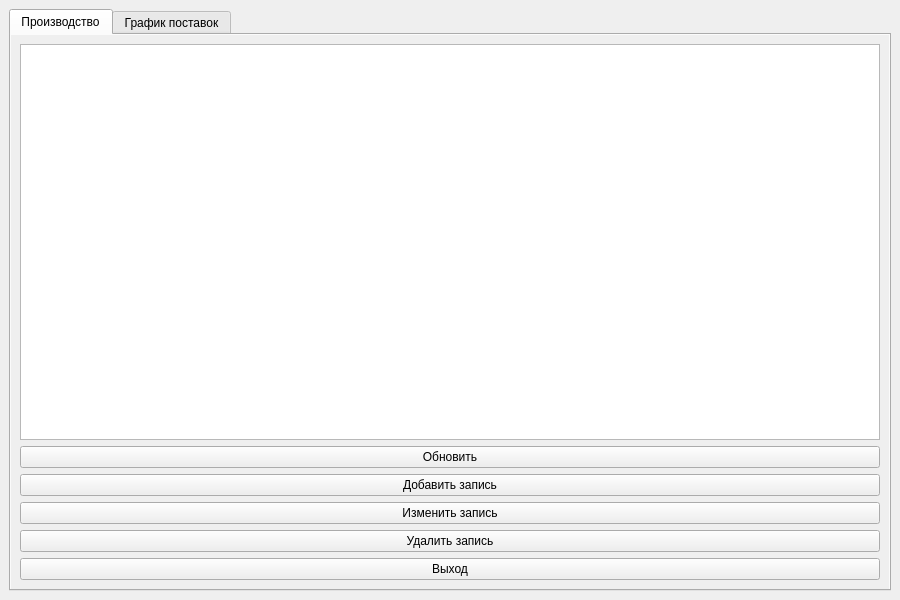
<?xml version="1.0" encoding="UTF-8"?>
<ui version="4.0">
 <class>MainWindow</class>
 <widget class="QMainWindow" name="MainWindow">
  <property name="enabled">
   <bool>true</bool>
  </property>
  <property name="geometry">
   <rect>
    <x>0</x>
    <y>0</y>
    <width>900</width>
    <height>600</height>
   </rect>
  </property>
  <property name="sizePolicy">
   <sizepolicy hsizetype="Expanding" vsizetype="Expanding">
    <horstretch>0</horstretch>
    <verstretch>0</verstretch>
   </sizepolicy>
  </property>
  <property name="baseSize">
   <size>
    <width>800</width>
    <height>600</height>
   </size>
  </property>
  <property name="windowTitle">
   <string>Промышленное производство</string>
  </property>
  <property name="animated">
   <bool>true</bool>
  </property>
  <widget class="QWidget" name="centralwidget">
   <layout class="QVBoxLayout" name="verticalLayout">
    <property name="sizeConstraint">
     <enum>QLayout::SetDefaultConstraint</enum>
    </property>
    <item>
     <widget class="QTabWidget" name="tabWidget">
      <property name="sizePolicy">
       <sizepolicy hsizetype="Expanding" vsizetype="Expanding">
        <horstretch>0</horstretch>
        <verstretch>0</verstretch>
       </sizepolicy>
      </property>
      <property name="currentIndex">
       <number>0</number>
      </property>
      <widget class="QWidget" name="tab">
       <property name="autoFillBackground">
        <bool>true</bool>
       </property>
       <attribute name="title">
        <string>Производство</string>
       </attribute>
       <layout class="QVBoxLayout" name="verticalLayout_2">
        <property name="sizeConstraint">
         <enum>QLayout::SetMaximumSize</enum>
        </property>
        <item>
         <widget class="QTableWidget" name="tableWidget_1">
          <property name="sizePolicy">
           <sizepolicy hsizetype="Expanding" vsizetype="Expanding">
            <horstretch>0</horstretch>
            <verstretch>0</verstretch>
           </sizepolicy>
          </property>
          <property name="tabletTracking">
           <bool>false</bool>
          </property>
          <property name="contextMenuPolicy">
           <enum>Qt::NoContextMenu</enum>
          </property>
          <property name="lineWidth">
           <number>1</number>
          </property>
          <property name="sizeAdjustPolicy">
           <enum>QAbstractScrollArea::AdjustToContents</enum>
          </property>
          <property name="editTriggers">
           <set>QAbstractItemView::NoEditTriggers</set>
          </property>
          <property name="dragEnabled">
           <bool>false</bool>
          </property>
          <property name="columnCount">
           <number>6</number>
          </property>
          <attribute name="horizontalHeaderVisible">
           <bool>false</bool>
          </attribute>
          <attribute name="horizontalHeaderCascadingSectionResizes">
           <bool>true</bool>
          </attribute>
          <attribute name="horizontalHeaderMinimumSectionSize">
           <number>40</number>
          </attribute>
          <attribute name="horizontalHeaderDefaultSectionSize">
           <number>128</number>
          </attribute>
          <attribute name="horizontalHeaderHighlightSections">
           <bool>true</bool>
          </attribute>
          <attribute name="horizontalHeaderStretchLastSection">
           <bool>false</bool>
          </attribute>
          <attribute name="verticalHeaderVisible">
           <bool>false</bool>
          </attribute>
          <attribute name="verticalHeaderCascadingSectionResizes">
           <bool>true</bool>
          </attribute>
          <attribute name="verticalHeaderHighlightSections">
           <bool>true</bool>
          </attribute>
          <attribute name="verticalHeaderShowSortIndicator" stdset="0">
           <bool>false</bool>
          </attribute>
          <column/>
          <column/>
          <column/>
          <column/>
          <column/>
          <column/>
         </widget>
        </item>
        <item>
         <widget class="QPushButton" name="Refresh">
          <property name="text">
           <string>Обновить</string>
          </property>
         </widget>
        </item>
        <item>
         <widget class="QPushButton" name="AddLine">
          <property name="text">
           <string>Добавить запись</string>
          </property>
         </widget>
        </item>
        <item>
         <widget class="QPushButton" name="ChangeLine">
          <property name="text">
           <string>Изменить запись</string>
          </property>
         </widget>
        </item>
        <item>
         <widget class="QPushButton" name="RemoveLine">
          <property name="text">
           <string>Удалить запись</string>
          </property>
         </widget>
        </item>
        <item>
         <widget class="QPushButton" name="Exit">
          <property name="text">
           <string>Выход</string>
          </property>
         </widget>
        </item>
       </layout>
      </widget>
      <widget class="QWidget" name="tab_2">
       <property name="sizePolicy">
        <sizepolicy hsizetype="Expanding" vsizetype="Expanding">
         <horstretch>0</horstretch>
         <verstretch>0</verstretch>
        </sizepolicy>
       </property>
       <property name="autoFillBackground">
        <bool>true</bool>
       </property>
       <attribute name="title">
        <string>График поставок</string>
       </attribute>
       <layout class="QHBoxLayout" name="horizontalLayout">
        <property name="sizeConstraint">
         <enum>QLayout::SetNoConstraint</enum>
        </property>
        <item>
         <widget class="QCalendarWidget" name="Calendar">
          <property name="sizePolicy">
           <sizepolicy hsizetype="Preferred" vsizetype="Preferred">
            <horstretch>0</horstretch>
            <verstretch>0</verstretch>
           </sizepolicy>
          </property>
          <property name="minimumSize">
           <size>
            <width>400</width>
            <height>0</height>
           </size>
          </property>
          <property name="gridVisible">
           <bool>true</bool>
          </property>
          <property name="verticalHeaderFormat">
           <enum>QCalendarWidget::NoVerticalHeader</enum>
          </property>
          <property name="navigationBarVisible">
           <bool>true</bool>
          </property>
         </widget>
        </item>
        <item>
         <widget class="QTableWidget" name="tableWidget_2">
          <property name="sizePolicy">
           <sizepolicy hsizetype="Expanding" vsizetype="Expanding">
            <horstretch>0</horstretch>
            <verstretch>0</verstretch>
           </sizepolicy>
          </property>
          <property name="tabletTracking">
           <bool>false</bool>
          </property>
          <property name="contextMenuPolicy">
           <enum>Qt::DefaultContextMenu</enum>
          </property>
          <property name="lineWidth">
           <number>1</number>
          </property>
          <property name="sizeAdjustPolicy">
           <enum>QAbstractScrollArea::AdjustToContents</enum>
          </property>
          <property name="editTriggers">
           <set>QAbstractItemView::NoEditTriggers</set>
          </property>
          <property name="dragEnabled">
           <bool>false</bool>
          </property>
          <property name="columnCount">
           <number>4</number>
          </property>
          <attribute name="horizontalHeaderVisible">
           <bool>false</bool>
          </attribute>
          <attribute name="horizontalHeaderCascadingSectionResizes">
           <bool>false</bool>
          </attribute>
          <attribute name="horizontalHeaderDefaultSectionSize">
           <number>128</number>
          </attribute>
          <attribute name="horizontalHeaderHighlightSections">
           <bool>false</bool>
          </attribute>
          <attribute name="horizontalHeaderShowSortIndicator" stdset="0">
           <bool>false</bool>
          </attribute>
          <attribute name="horizontalHeaderStretchLastSection">
           <bool>false</bool>
          </attribute>
          <attribute name="verticalHeaderVisible">
           <bool>false</bool>
          </attribute>
          <attribute name="verticalHeaderCascadingSectionResizes">
           <bool>true</bool>
          </attribute>
          <attribute name="verticalHeaderHighlightSections">
           <bool>true</bool>
          </attribute>
          <attribute name="verticalHeaderShowSortIndicator" stdset="0">
           <bool>false</bool>
          </attribute>
          <column/>
          <column/>
          <column/>
          <column/>
         </widget>
        </item>
       </layout>
      </widget>
     </widget>
    </item>
   </layout>
  </widget>
 </widget>
 <resources/>
 <connections/>
</ui>
